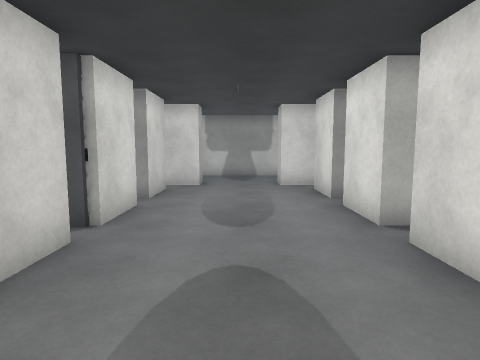
View 1 (above)

24 first-person views from a walk through a Unity game level. The camera is 1.4 m above the floor, tilts 6° down and sees 75° across. The floor is counted in squares, 1 m on a side. Each view is taken from the middle of a square. On the plan, view 1 faces up. The plan holds only what a view shows up to about 14 squares ahead; the rest is blank. The place goes on beyond the plan. The player character is not drawn. Door leaves are left out, so doorways stand open. Some surface patterns are stand-ins.

View 2
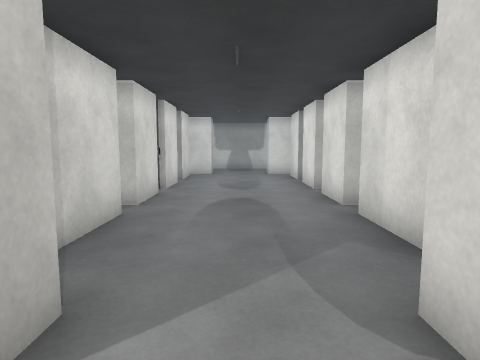

View 3
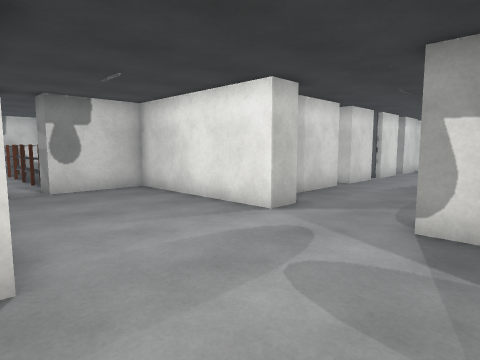

View 4
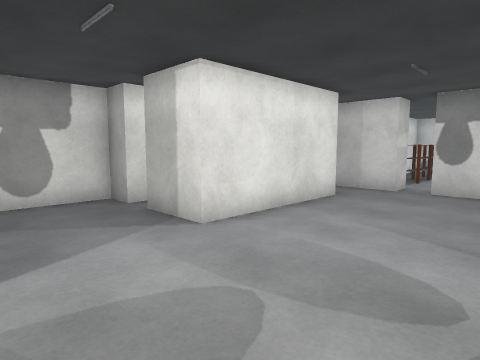

View 5
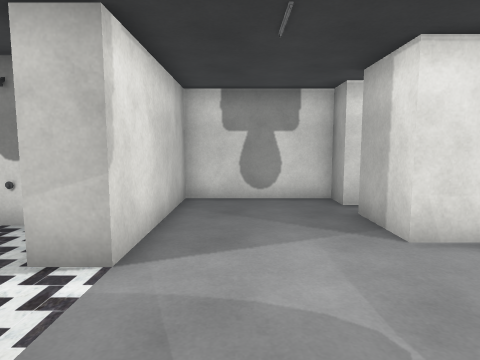

View 6
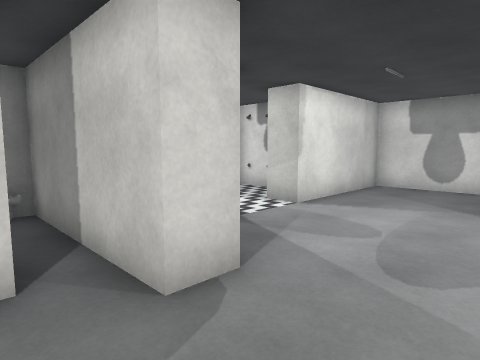

View 7
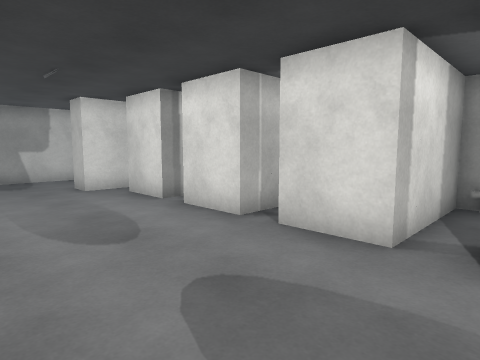

View 8
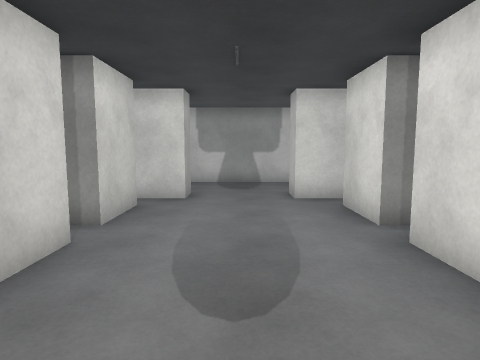

View 9
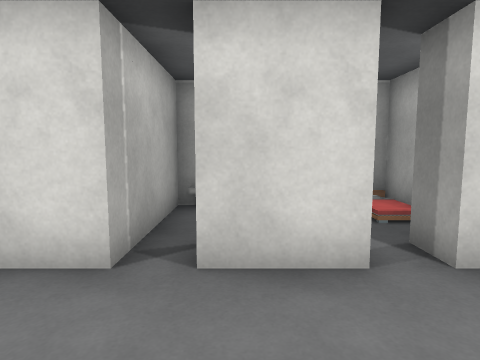

View 10
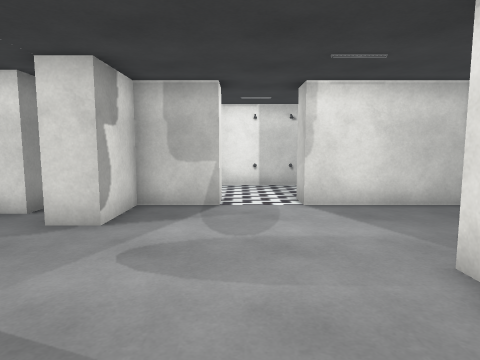

View 11
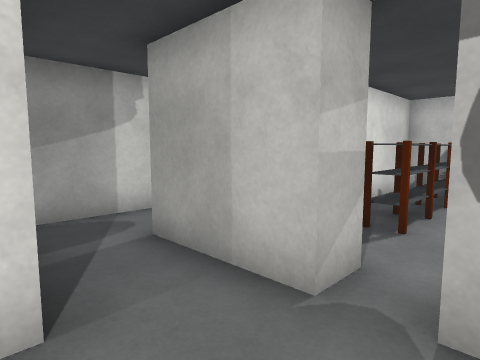

View 12
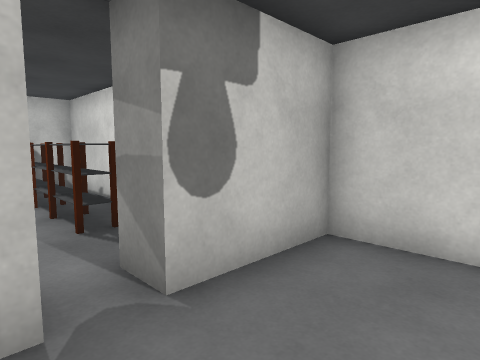

View 13
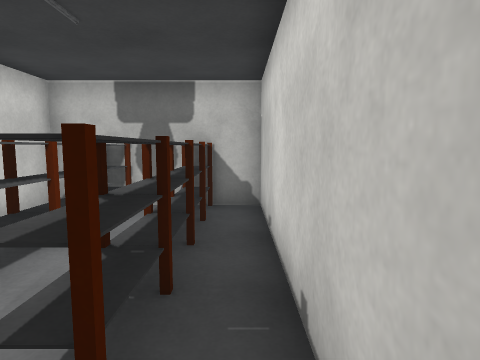

View 14
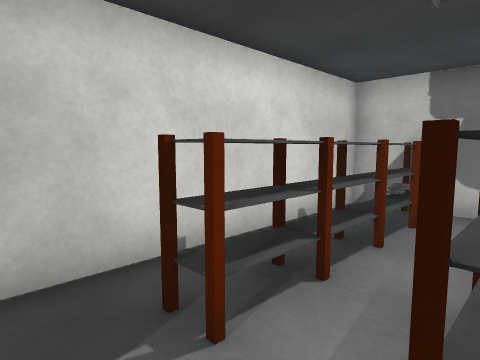

View 15
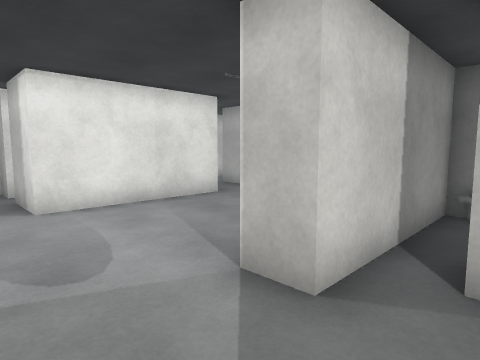

View 16
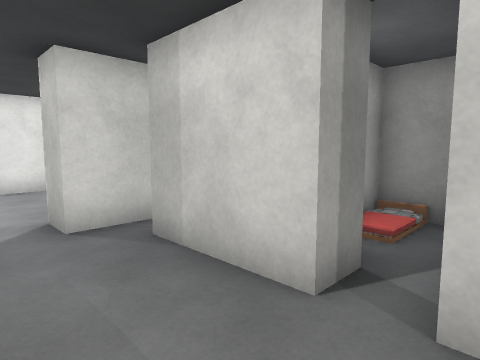

View 17
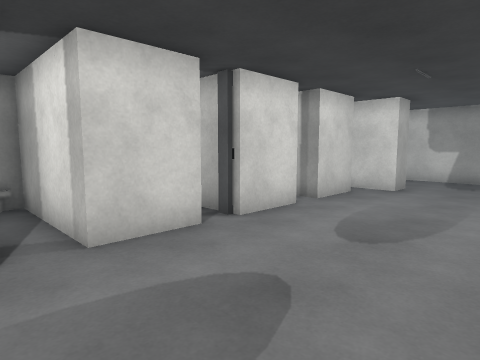

View 18
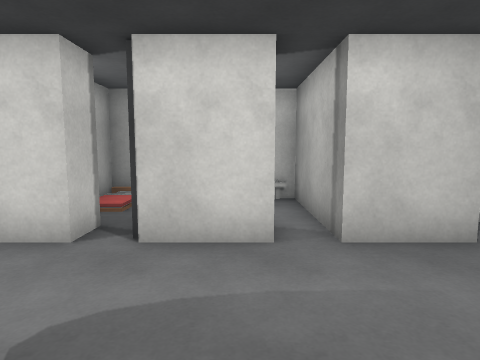

View 19
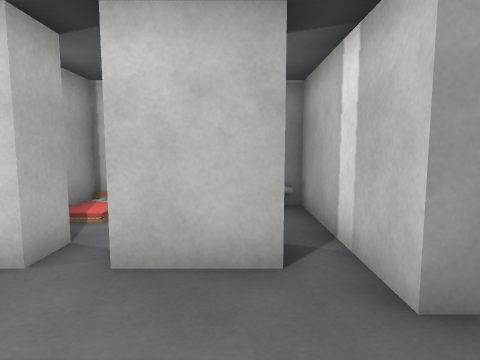

View 20
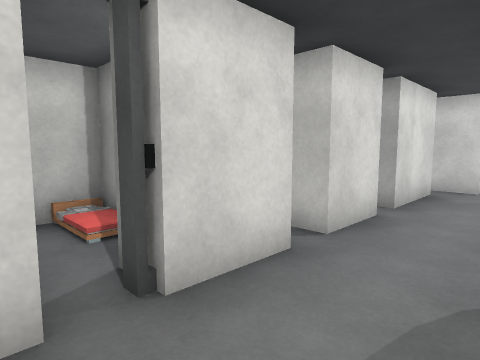

View 21
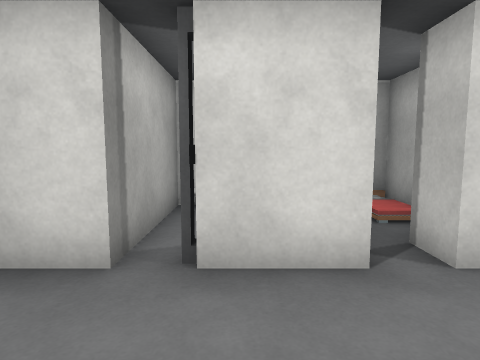

View 22
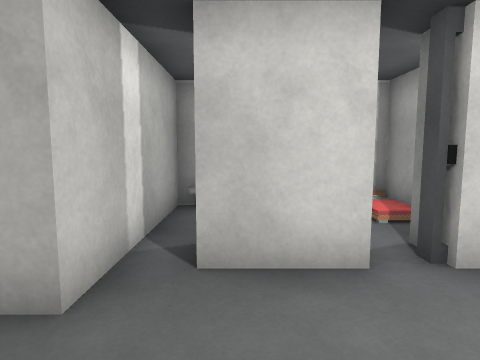

View 23
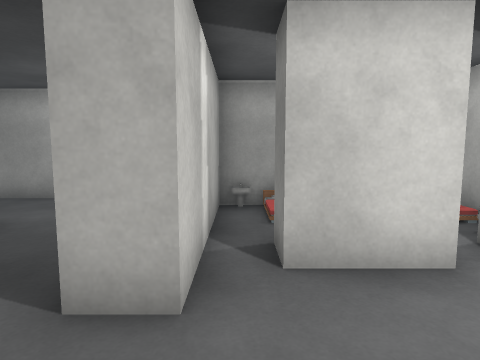

View 24
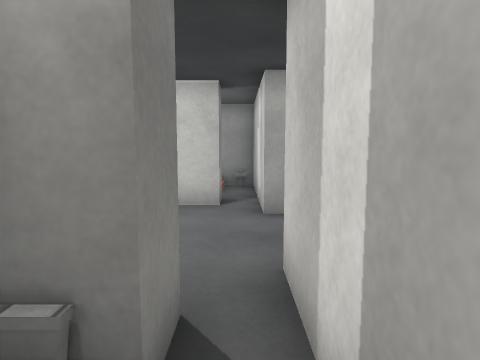

### Floor plan
Key: @ floor where view 1 was taken; # wall or solid block; . main floor; : floor 0.25 m higher than the main floor; / step, stairs or slope; D open door; S shelf; T toilet; O other object.
Columns run from 17 left of view 1 to 8 right of it. Each row starts with its distance up from view 1.
 18                          #
 17                        ..#
 16                   ##  ...#
 15                ..... ...
 14                ........
 13                ......
 12           #####DDDDD#####
 11           #/..D.....D../#
 10           #   #.....#T::#
  9           #####.....#####
  8           #/..D......../#
  7           #:: #.....# ::#
  6           #####.....#####
  5           # ........D../#
  4           # : #.....# ::#
  3           #####.....#####
  2           #/..D.....D../#
  1           #:: #.....# ::#
  0           ##  #..@..#####
 -1           #   #.....#   #
 -2           #/..D......../#
 -3          ######DDDDDD####
 -4 ##########...........#
 -5 #...... .#...........#  .#
 -6 #SSSSSS..#...............#
 -7 #........D..............O#
 -8 #SSSSSS..#...........#..O#
 -9 #........#..#####....#.OO#
-10 ##########..    #....#####
-11          ...    .....#
-12          ...    #....#
-13         ####    ######

Positions as (right, up) in squares from view 1, and headings:
1: (0, 0), facing up
2: (0, -5), facing up
3: (3, -9), facing up-left
4: (3, -4), facing down-left
5: (2, -4), facing down
6: (-1, -1), facing down-right
7: (-2, 1), facing up-right
8: (0, 3), facing up
9: (-1, 4), facing right
10: (-4, -6), facing right
11: (-5, -6), facing down-left
12: (-5, -8), facing up-left
13: (-9, -5), facing left
14: (-9, -6), facing down-left
15: (1, -1), facing down-left
16: (0, 3), facing down-left
17: (2, 1), facing up-left
18: (2, 7), facing left
19: (1, 10), facing left
20: (0, 9), facing down-right
21: (-1, 7), facing right
22: (-1, 10), facing right
23: (-1, 11), facing right
24: (5, 11), facing left
